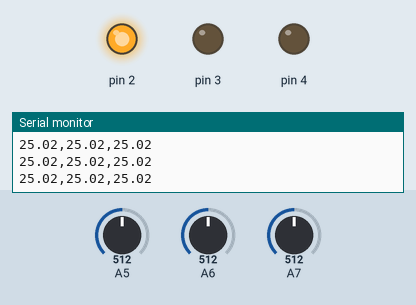
Simulated run of this sketch. Board: Arduino Nano, built with avr-gcc and run on an emulated ATmega328P. On the bench: output pins drawn as LEDs (lit = HIGH), the last lines printed to the serial monitor. The test bench sets the inputs (shaded band); at power-on: A5 = 512, A7 = 512, A6 = 512.

Above: at 3.2 s.
3.3 s: A5 set to 23
4.8 s: A5 set to 19
At 6.0 s:
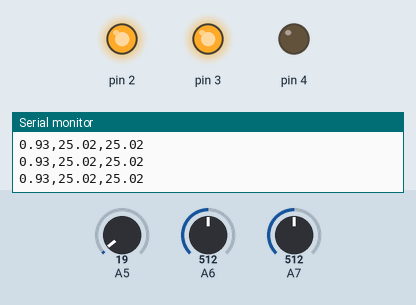
6.3 s: A7 set to 22
9.3 s: A7 set to 19
At 10.1 s:
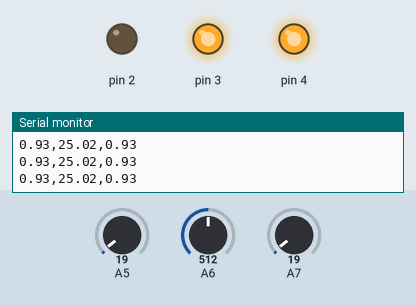
10.8 s: A5 set to 306
At 11.4 s:
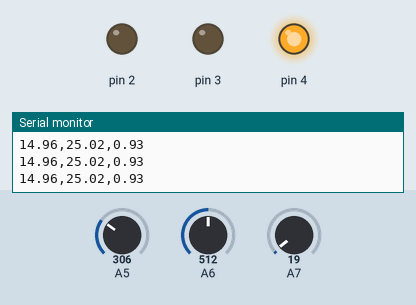
12.3 s: A5 set to 0
At 13.6 s:
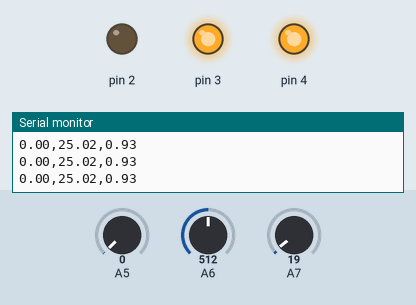
Timing chart, 0 to 14.8 s (numbered marks = the images above; inputs shaded):
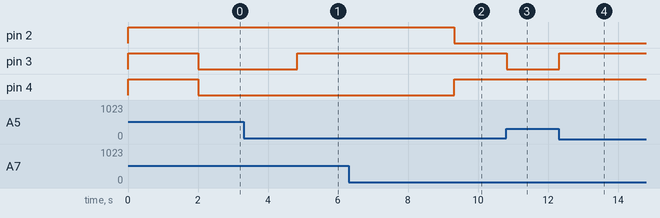

Measured:
- the behaviour switches between 21 and 20 on A5 (found by bisection; images 0 and 1)
- the behaviour switches between 21 and 20 on A7 (found by bisection; images 1 and 2)
- after the input at 4.8 s, pin 3: LOW → HIGH at once
- after the input at 9.3 s, pin 2: HIGH → LOW at once; pin 4: LOW → HIGH at once
- after the input at 10.8 s, pin 3: HIGH → LOW at once
- after the input at 12.3 s, pin 3: LOW → HIGH at once

The sketch:

BasicUps.ino
```cpp
int voltage_1_raw;
float voltage_1;
int voltage_2_raw;
float voltage_2;
int voltage_3_raw;
float voltage_3;

const float voltage_1_max = 5.5;
const float voltage_1_min = 1.0;

const float voltage_2_max = 5.5;
const float voltage_2_min = 1.0;

const float voltage_3_max = 5.5;
const float voltage_3_min = 1.0;


bool UPS = false;

void setup() {
  Serial.begin(9600);
  pinMode(2, OUTPUT);
  pinMode(3, OUTPUT);
  pinMode(4, OUTPUT);
  digitalWrite(2, HIGH);
  digitalWrite(3, HIGH);
  digitalWrite(4, HIGH);
  delay(2000);
  digitalWrite(2, LOW);
  digitalWrite(3, LOW);
  digitalWrite(4, LOW);

}

void loop() {

  voltage_1_raw = analogRead(A5);
  voltage_1 = voltage_1_raw * (5.0 / 1023.0);
  voltage_1 = voltage_1 * 10.0;
  voltage_2_raw = analogRead(A6);
  voltage_2 = voltage_2_raw * (5.0 / 1023.0);
  voltage_2 = voltage_2 * 10.0;
  voltage_3_raw = analogRead(A7);
  voltage_3 = voltage_3_raw * (5.0 / 1023.0);
  voltage_3 = voltage_3 * 10.0;

  Serial.print(voltage_1);

  Serial.print(",");
  Serial.print(voltage_2);

  Serial.print(",");
  Serial.println(voltage_3);

  if (voltage_3 > voltage_3_min) {
    digitalWrite(2, HIGH);
    digitalWrite(4, LOW);
  }
  if (voltage_3 < voltage_3_min) {
    digitalWrite(2, LOW);
    digitalWrite(4, HIGH);
  }
  if (voltage_1 < voltage_1_min) {
    digitalWrite(3, HIGH);
  } else {
    digitalWrite(3, LOW);
  }
}
```
